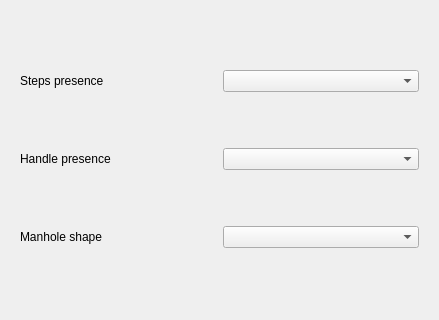
<?xml version="1.0" encoding="UTF-8"?>
<ui version="4.0">
 <class>Form_base3_ud_sncf</class>
 <widget class="QWidget" name="Form_base3_ud_sncf">
  <property name="geometry">
   <rect>
    <x>0</x>
    <y>0</y>
    <width>439</width>
    <height>320</height>
   </rect>
  </property>
  <property name="windowTitle">
   <string>Form</string>
  </property>
  <layout class="QVBoxLayout" name="verticalLayout">
   <item>
    <widget class="QStackedWidget" name="stackedWidget_node">
     <property name="currentIndex">
      <number>0</number>
     </property>
     <widget class="QWidget" name="Regard">
      <layout class="QGridLayout" name="gridLayout_2">
       <item row="0" column="0">
        <widget class="QLabel" name="label_26">
         <property name="text">
          <string>Steps presence</string>
         </property>
        </widget>
       </item>
       <item row="1" column="1">
        <widget class="QComboBox" name="presencehandle"/>
       </item>
       <item row="0" column="1">
        <widget class="QComboBox" name="presencesteps"/>
       </item>
       <item row="2" column="1">
        <widget class="QComboBox" name="manholeshape"/>
       </item>
       <item row="2" column="0">
        <widget class="QLabel" name="label_30">
         <property name="text">
          <string>Manhole shape</string>
         </property>
        </widget>
       </item>
       <item row="1" column="0">
        <widget class="QLabel" name="label_27">
         <property name="text">
          <string>Handle presence</string>
         </property>
        </widget>
       </item>
      </layout>
     </widget>
     <widget class="QWidget" name="branchement">
      <layout class="QGridLayout" name="gridLayout_5"/>
     </widget>
     <widget class="QWidget" name="refoulement">
      <layout class="QVBoxLayout" name="verticalLayout_2">
       <property name="spacing">
        <number>3</number>
       </property>
       <property name="leftMargin">
        <number>3</number>
       </property>
       <property name="topMargin">
        <number>3</number>
       </property>
       <property name="rightMargin">
        <number>3</number>
       </property>
       <property name="bottomMargin">
        <number>3</number>
       </property>
       <item>
        <widget class="QTabWidget" name="tabWidget">
         <property name="currentIndex">
          <number>2</number>
         </property>
         <widget class="QWidget" name="tab">
          <attribute name="title">
           <string>Electrical cabinet</string>
          </attribute>
          <layout class="QGridLayout" name="gridLayout_8">
           <item row="0" column="1">
            <widget class="QComboBox" name="pseleccabinet"/>
           </item>
           <item row="0" column="0">
            <widget class="QLabel" name="label_32">
             <property name="text">
              <string>Elec. cab presence</string>
             </property>
             <property name="wordWrap">
              <bool>true</bool>
             </property>
            </widget>
           </item>
           <item row="1" column="1">
            <widget class="QComboBox" name="psremotemonitoring"/>
           </item>
           <item row="2" column="1">
            <widget class="QTextBrowser" name="psremotemonitoringcomment">
             <property name="maximumSize">
              <size>
               <width>16777215</width>
               <height>50</height>
              </size>
             </property>
             <property name="readOnly">
              <bool>false</bool>
             </property>
            </widget>
           </item>
           <item row="2" column="0">
            <widget class="QLabel" name="label_40">
             <property name="text">
              <string>Remote monitoring comments</string>
             </property>
             <property name="wordWrap">
              <bool>true</bool>
             </property>
            </widget>
           </item>
           <item row="1" column="0">
            <widget class="QLabel" name="label_34">
             <property name="text">
              <string>Remote monitoring</string>
             </property>
             <property name="wordWrap">
              <bool>true</bool>
             </property>
            </widget>
           </item>
          </layout>
         </widget>
         <widget class="QWidget" name="tab_2">
          <attribute name="title">
           <string>Interior</string>
          </attribute>
          <layout class="QGridLayout" name="gridLayout_9">
           <item row="1" column="1" colspan="2">
            <widget class="QComboBox" name="pspumpswitchingcontrollertype"/>
           </item>
           <item row="2" column="2">
            <widget class="QToolButton" name="toolButton_poires">
             <property name="text">
              <string>...</string>
             </property>
            </widget>
           </item>
           <item row="0" column="0">
            <widget class="QLabel" name="label_31">
             <property name="text">
              <string>Material</string>
             </property>
             <property name="wordWrap">
              <bool>true</bool>
             </property>
            </widget>
           </item>
           <item row="3" column="0">
            <widget class="QLabel" name="label_39">
             <property name="text">
              <string>Overflow</string>
             </property>
             <property name="wordWrap">
              <bool>true</bool>
             </property>
            </widget>
           </item>
           <item row="2" column="0">
            <widget class="QLabel" name="label_33">
             <property name="text">
              <string>Float</string>
             </property>
             <property name="wordWrap">
              <bool>true</bool>
             </property>
            </widget>
           </item>
           <item row="1" column="0">
            <widget class="QLabel" name="label_41">
             <property name="text">
              <string>Pump switching controller type</string>
             </property>
             <property name="wordWrap">
              <bool>true</bool>
             </property>
            </widget>
           </item>
           <item row="3" column="1" colspan="2">
            <widget class="QComboBox" name="psoverflow"/>
           </item>
           <item row="2" column="1">
            <widget class="QSpinBox" name="psfloatnumber">
             <property name="minimum">
              <number>-1</number>
             </property>
            </widget>
           </item>
           <item row="0" column="1" colspan="2">
            <widget class="QComboBox" name="psmaterial"/>
           </item>
          </layout>
         </widget>
         <widget class="QWidget" name="tab_4">
          <attribute name="title">
           <string>Pumps</string>
          </attribute>
          <layout class="QGridLayout" name="gridLayout_10">
           <item row="0" column="1">
            <widget class="QSpinBox" name="pspumpnumber">
             <property name="minimum">
              <number>-1</number>
             </property>
            </widget>
           </item>
           <item row="0" column="0">
            <widget class="QLabel" name="label_35">
             <property name="text">
              <string>Pumps number</string>
             </property>
             <property name="wordWrap">
              <bool>true</bool>
             </property>
            </widget>
           </item>
           <item row="0" column="2">
            <widget class="QToolButton" name="toolButton_pompes">
             <property name="text">
              <string>...</string>
             </property>
            </widget>
           </item>
          </layout>
         </widget>
        </widget>
       </item>
      </layout>
     </widget>
     <widget class="QWidget" name="deshuileur">
      <layout class="QGridLayout" name="gridLayout_7">
       <item row="2" column="1">
        <widget class="QComboBox" name="presencecontroller"/>
       </item>
       <item row="1" column="1">
        <widget class="QComboBox" name="psremotemonitoring_2"/>
       </item>
       <item row="1" column="0">
        <widget class="QLabel" name="label_37">
         <property name="text">
          <string>Alarm presence</string>
         </property>
        </widget>
       </item>
       <item row="2" column="0">
        <widget class="QLabel" name="label_38">
         <property name="text">
          <string>Controller presence</string>
         </property>
        </widget>
       </item>
       <item row="0" column="0">
        <widget class="QLabel" name="label_53">
         <property name="text">
          <string>Material</string>
         </property>
        </widget>
       </item>
       <item row="0" column="1">
        <widget class="QComboBox" name="psmaterial_2"/>
       </item>
      </layout>
     </widget>
     <widget class="QWidget" name="avaloir">
      <layout class="QGridLayout" name="gridLayout_4"/>
     </widget>
     <widget class="QWidget" name="autre"/>
    </widget>
   </item>
  </layout>
 </widget>
 <resources/>
 <connections/>
</ui>
